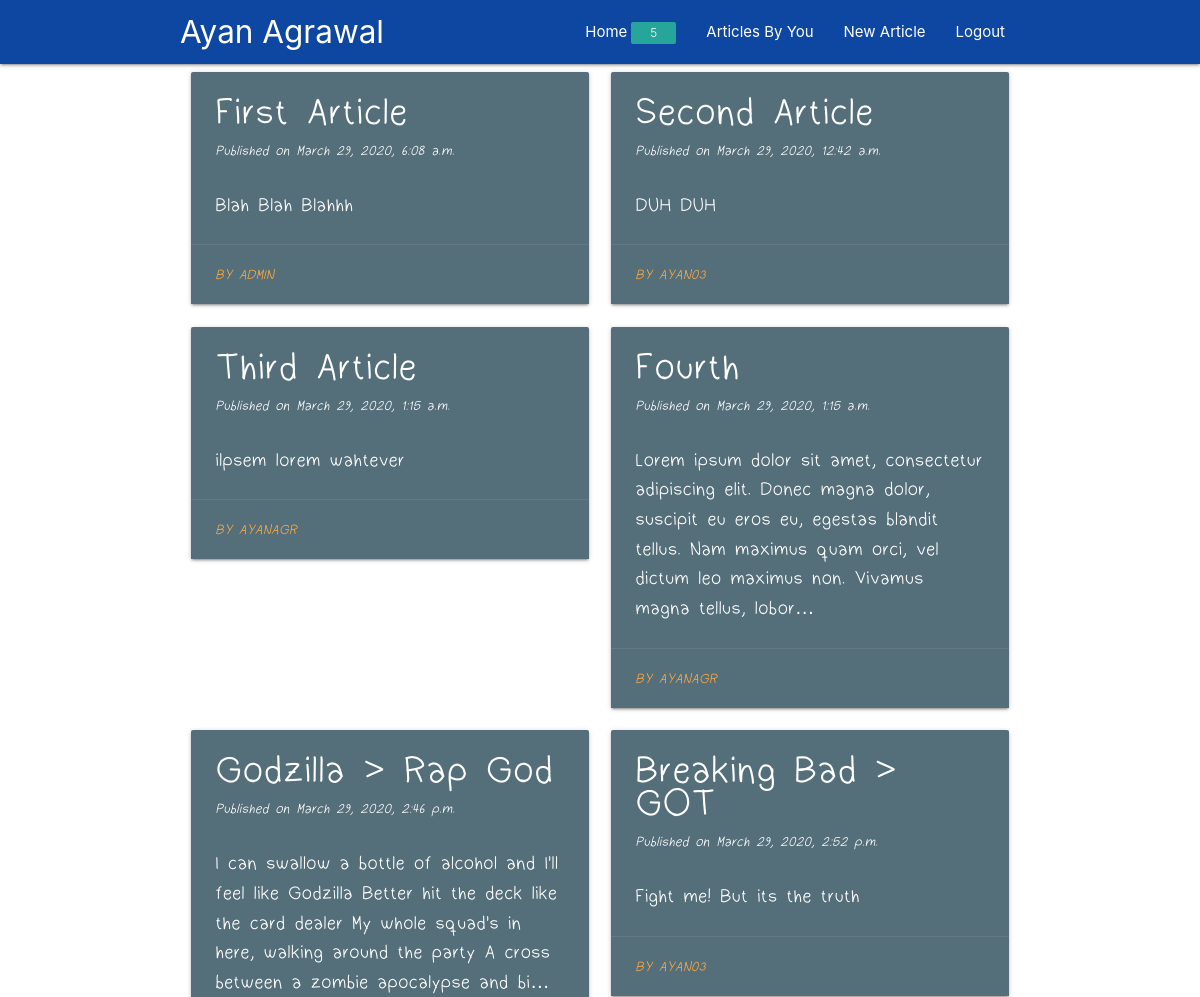
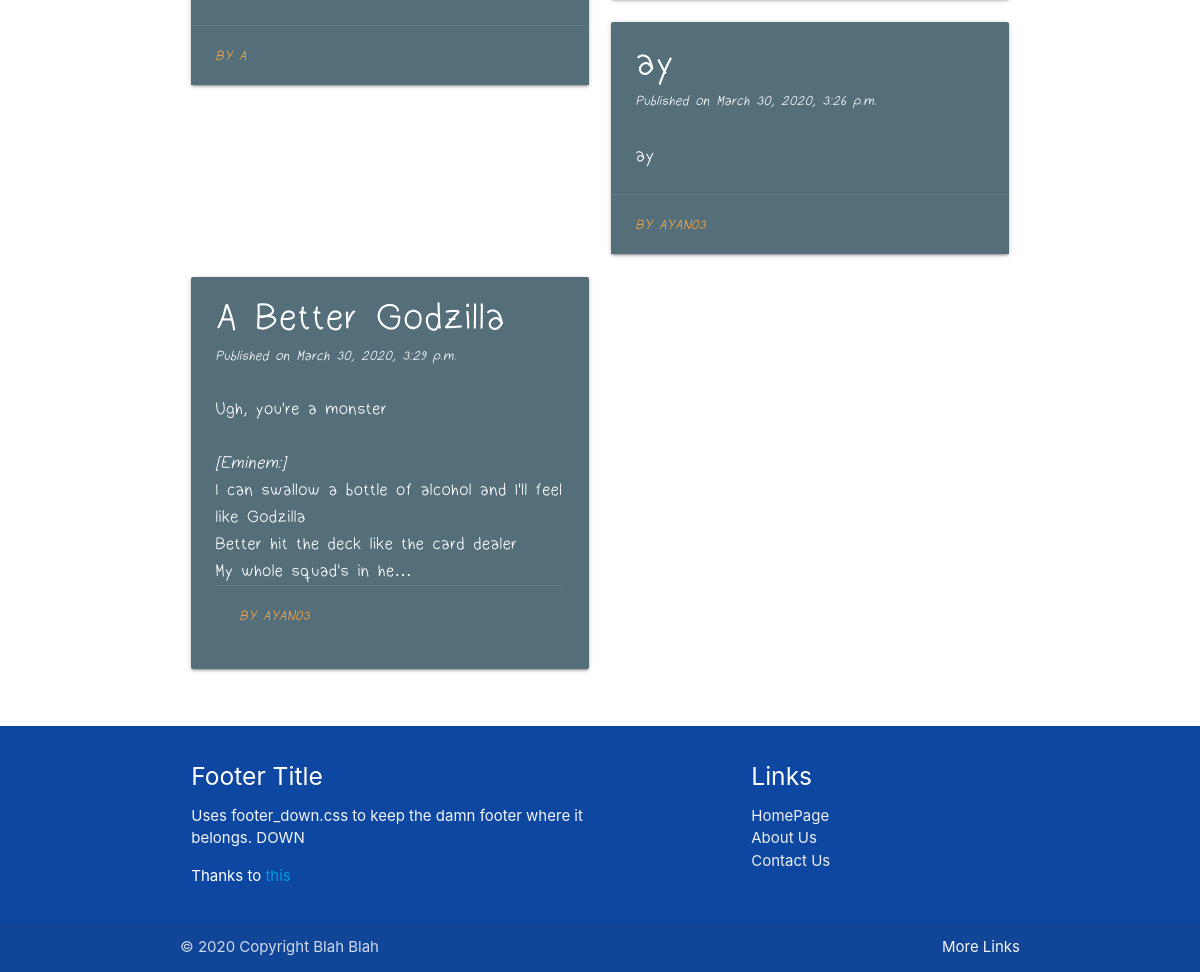
Screenshot of / (signed in) with the database file from the repository (2 pictures, top to bottom).
### blog/models.py (models this page shows, shortened)
class Article(models.Model):
    article_title = models.CharField(max_length=200)
    article_content = models.TextField()
    pub_date = models.DateTimeField('date published', default=datetime.now)
    article_author = models.ForeignKey(User, default=None, on_delete=models.CASCADE)

### blog/views.py (the view)
# urls.py: path('', views.home_page, name='home'),
def home_page(request):
    context = {
    }
    return render(request, 'blog/home.html',
                  context={"art": Article.objects.all})

### blog/templates/blog/home.html
{% extends "blog/base.html" %}
{% load static %}
{% block content %}
    <div class="row">
            {% for article in art %}
                    {% include "blog/article_card.html" %}
            {% endfor %}
    </div>
{% endblock content %}

### blog/templates/blog/base.html (shortened to what this page needs)
<!DOCTYPE html>
<html>
<head>
    {% load static %}
    <link rel="stylesheet" href="{% static "css/materialize.css" %}" media="screen,projection"/>
    <link rel="stylesheet" href="{% static "css/footer_down.css" %}">
</head>
<nav>
    <div class="nav-wrapper blue darken-4">
        <div class = "nav-wrapper container">
            <a href="#" class="brand-logo">
                {% if user.is_authenticated %}
                    {{ user.get_full_name }}
                {% else %}
                Blogs
                {% endif %}
            </a>
            <ul id="nav-mobile" class="right hide-on-med-and-down">
                {% if user.is_authenticated %}
                    <li><a href="">Home<span class="new badge " data-badge-caption="">5</span></a></li>
                    <li><a href="{% url 'blog:user' user.pk %}">Articles By You</a></li>
                    <li><a href="new">New Article</a></li>
                    <li><a href="/logout">Logout</a></li>
                {% else %}
                    <li><a href="/register">Register</a></li>
                    <li><a href="/login">Login</a></li>
                {% endif %}
            </ul>
        </div>
    </div>
</nav>
<body>
<div class="content" >
<main>
    <div class="container" >
        {% block content %}
        {% endblock %}
    </div>
</main>
</div>
<br>
<footer class="page-footer blue darken-4" >
    <div class="container">
        <div class="row">
            <div class="col l6 s12">
                <h5 class="white-text">Footer Title</h5>
                <p class="grey-text text-lighten-4">Uses footer_down.css to keep the damn footer where it belongs.
                DOWN</p>
                <p>Thanks to
                <a href="https://css-tricks.com/couple-takes-sticky-footer/">this</a>
                </p>
            </div>
            <div class="col l4 offset-l2 s12">
                <h5 class="white-text">Links</h5>
                <ul>
                    <li><a class="grey-text text-lighten-3" href="#!">HomePage</a></li>
                    <li><a class="grey-text text-lighten-3" href="#!">About Us</a></li>
                    <li><a class="grey-text text-lighten-3" href="#!">Contact Us</a></li>
                </ul>
            </div>
        </div>
    </div>
    <div class="footer-copyright">
        <div class="container">
            © 2020 Copyright Blah Blah
            <a class="grey-text text-lighten-4 right" href="#!">More Links</a>
        </div>
    </div>
</footer>
</body>
</html>

### blog/templates/blog/article_card.html (shortened to what this page needs)
<a href="{% url 'blog:article' article.id %}">
    <object>
    <div class="FontMarket">
        <div class="col m6">
            <div class="card blue-grey darken-1 hoverable">
                <div class="card-content white-text">
                    <span class="card-title " style="font-size: 200%"><strong
                            style="font-size: 110%">{{ article.article_title }}</strong></span>
                    <i style="font-size:80%">Published on {{ article.pub_date }}</i>
                    <br>
                    <br>
                    <p style="font-size: 110%">{{ article.article_content|safe|truncatechars:200 }}</p>
                </div>
                <div class="card-action">
                    <i style="font-size:80%"><a href="">By {{ article.article_author }}</a></i>
                </div>
            </div>
        </div>
    </div>
    </object>
</a>

### blog/static/css/footer_down.css (style rules this page uses)
html, body { height: 100%; }
body { display: flex; flex-direction: column; }
.content { flex: 1 0 auto; }
div.FontMarket { font-family: 'CustomFont', Arial, sans-serif; font-weight:normal; font-style:normal; font-size: 120%; }

### rows the page displays
Article: article_title "First Article", pub_date "March 29, 2020, 6:08 a.m.", article_content "Blah Blah Blahhh", article_author "ADMIN"
Article: article_title "Second Article", pub_date "March 29, 2020, 12:42 a.m.", article_content "DUH DUH", article_author "AYAN03"
Article: article_title "Third Article", pub_date "March 29, 2020, 1:15 a.m.", article_content "ilpsem lorem wahtever", article_author "AYANAGR"
Article: article_title "Fourth", pub_date "March 29, 2020, 1:15 a.m.", article_content "Lorem ipsum dolor sit amet, consectetur adipiscing elit. Donec magna dolor, suscipit eu eros eu, egestas blandit tellus. Nam maximus quam orci, vel dictum leo maximus non. Vivamus magna tellus, lobor…", article_author "AYANAGR"
Article: article_title "Godzilla > Rap God", pub_date "March 29, 2020, 2:46 p.m.", article_content "I can swallow a bottle of alcohol and I'll feel like Godzilla Better hit the deck like the card dealer My whole squad's in here, walking around the party A cross between a zombie apocalypse and bi…", article_author "A"
Article: article_title "Breaking Bad > GOT", pub_date "March 29, 2020, 2:52 p.m.", article_content "Fight me! But its the truth", article_author "AYAN03"
Article: article_title "ay", pub_date "March 30, 2020, 3:26 p.m.", article_content "ay", article_author "AYAN03"
Article: article_title "A Better Godzilla", pub_date "March 30, 2020, 3:29 p.m.", article_content "Ugh, you're a monster [Eminem:] I can swallow a bottle of alcohol and I'll feel like Godzilla Better hit the deck like the card dealer My whole squad's in he…", article_author "AYAN03"

### other values shown
{{ user.get_full_name }} "Ayan Agrawal"
